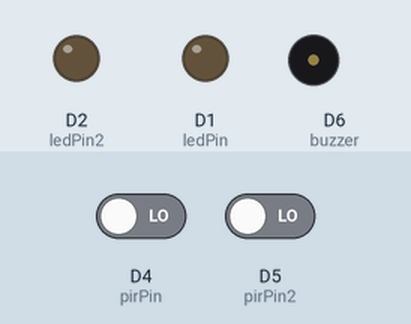
Simulated run of this sketch. Board: ESP8266 (NodeMCU). Parts: output pins drawn as LEDs (lit = HIGH), buzzer (waves = sounding). Dashed ring = blinking. Inputs (shaded band) come from the test bench; at power-on: D4 (pirPin) LOW, D5 (pirPin2) LOW. WiFi joins after 1.5 s; servers stay silent unless stated; uploads are accepted with an empty reply; what the sketch prints to the serial monitor is not drawn.

Above: at 2.7 s.
2.8 s: D4 (pirPin) driven HIGH
At 4.1 s:
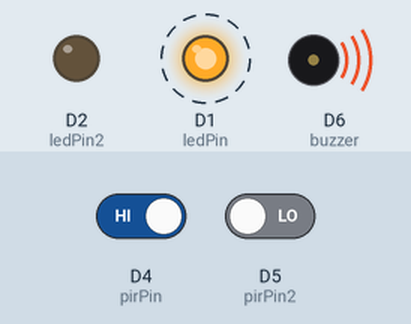
At 4.6 s:
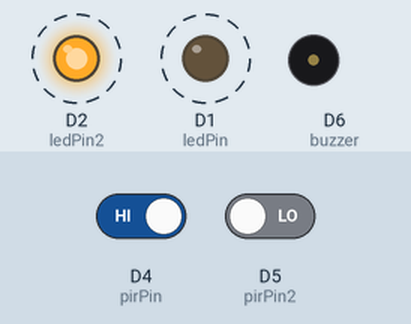
Timing chart, 0 to 12.8 s (numbered marks = the images above; inputs shaded):
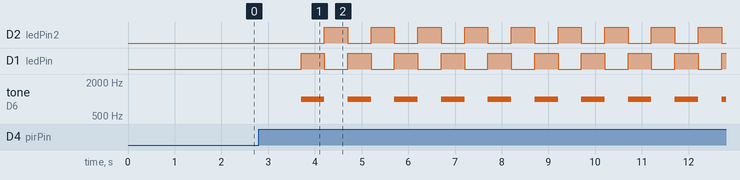

The sketch:

motionDetectionV2.ino
```cpp
#include <ESP8266WiFi.h>
#include <DNSServer.h>
#include <ESP8266WebServer.h>
#include <WiFiManager.h>         // https://github.com/tzapu/WiFiManager
#include <ESP8266HTTPClient.h>

// Set web server port number to 80
WiFiServer server(80);

// Variable to store the HTTP request
String header;

int pirPin = D4; // Input for HC-S501
int pirPin2 = D5; // Input for HC-S501
int ledPin = D1;
int ledPin2 = D2;
const int buzzer = D6; //buzzer to arduino pin 9

// default value
int ledOn = 1;
int buzzerOn = 1;

void setup() {
	Serial.begin(115200);

	WiFiManager wifiManager;

	// Uncomment and run it once, if you want to erase all the stored information
	//wifiManager.resetSettings();

	// set custom ip for portal
	wifiManager.setAPStaticIPConfig(IPAddress(10,0,1,1), IPAddress(10,0,0,1), IPAddress(255,255,255,0));
	wifiManager.autoConnect("MemeBubble");
	Serial.println("Connected.");

	server.begin();

	// Initialize pins
	pinMode(BUILTIN_LED, OUTPUT);
	pinMode(buzzer, OUTPUT);
	pinMode(ledPin, OUTPUT);
	pinMode(ledPin2, OUTPUT);
	pinMode(pirPin, INPUT);
	pinMode(pirPin2, INPUT);

	//initial leds OFF
	digitalWrite(BUILTIN_LED, LOW);
	ledOn = 1;
	buzzerOn = 1;
}

void loop() {
	// When motion sensor is high, send get request to azure function and blink led/speaker
	// Leds blink for 20secs to avoid sending too many requests
	int pirValue = digitalRead(pirPin);
	int pirValue2 = digitalRead(pirPin2);

	// Lower sensor found a motion > It's meme
	if(pirValue == HIGH && pirValue2 == LOW) {
		sendMsg("opendoor=1");
		notify();

		// Turn off all leds and speaker
		digitalWrite(ledPin, LOW);
		digitalWrite(ledPin2, LOW);
		noTone(buzzer);
	}

	// Both sensors found a motion > It's something else
	else if(pirValue == HIGH && pirValue2 == HIGH) {
		sendMsg("opendoor2=1");
		notify();

		// Turn off all leds and speaker
		digitalWrite(ledPin, LOW);
		digitalWrite(ledPin2, LOW);
		noTone(buzzer);
	}

  delay(1000);
}

// Leds blink and buzzer buzz fpr 20 secs
void notify() {
	for (int i = 0; i < 20; i++) {
		if(ledOn) {
			digitalWrite(ledPin, HIGH);
			digitalWrite(ledPin2, LOW);
		}
		if(buzzerOn)
			tone(buzzer, 1000);
		delay(500);

		if(ledOn) {
			digitalWrite(ledPin, LOW);
			digitalWrite(ledPin2, HIGH);
		}
		if(buzzerOn)
			noTone(buzzer);
		delay(500);
	}
}

// Send GET request to azure function
void sendMsg(String msgParam)
{
   if (WiFi.status() == WL_CONNECTED) { //Check WiFi connection status
    HTTPClient http;  //Declare an object of class HTTPClient
    http.begin("http://memebubble.azurewebsites.net/api/SendOpenDoorMsgHttp?" + msgParam);  //Specify request destination
    int httpCode = http.GET();                                                                  //Send the request

    if (httpCode > 0) { //Check the returning code
      String payload = http.getString();   //Get the request response payload
      Serial.println(payload);                     //Print the response payload
    }

    http.end();   //Close connection
  }
}
```

Measured:
- after the input at 2.8 s, D2 (ledPin2): alternates HIGH for 0.50 s and LOW for 0.50 s, starting after 1.4 s; D1 (ledPin): alternates HIGH for 0.50 s and LOW for 0.50 s, starting after 0.90 s; tone on D6 (buzzer): alternates 1000 Hz for 0.50 s and silent for 0.50 s, starting after 0.90 s
